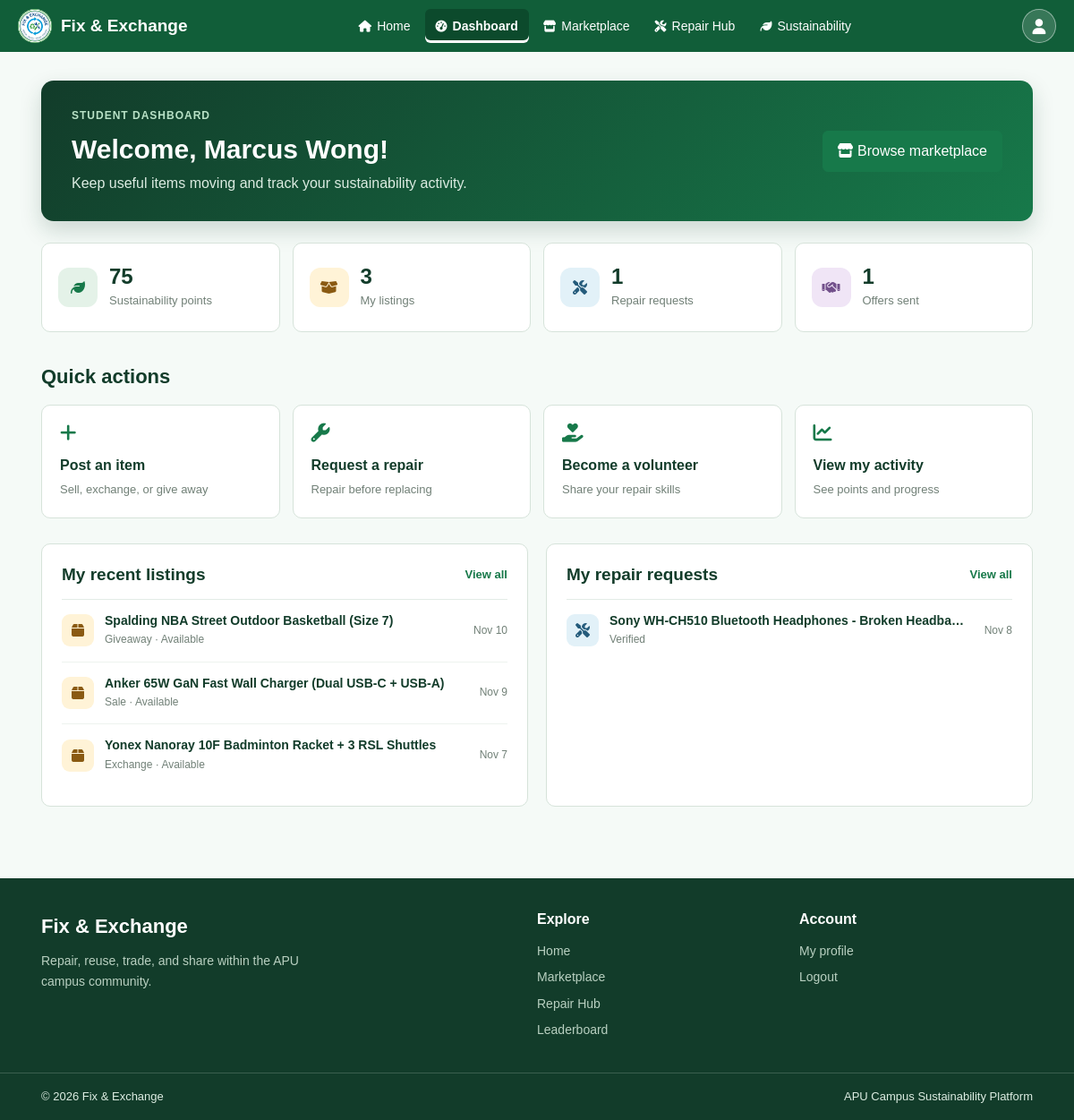
Page /src/account/home.php (signed in) on the earlier database version.
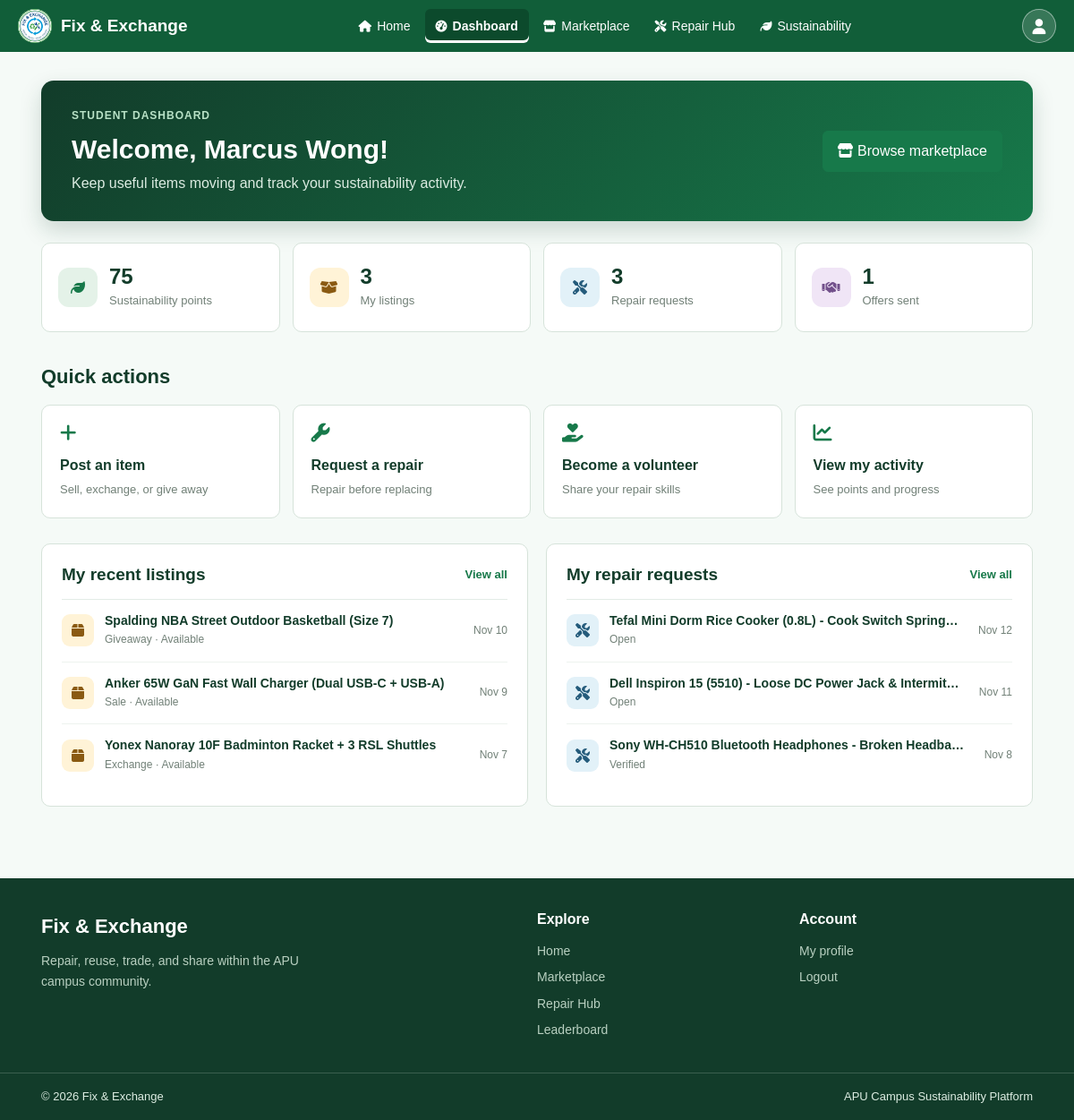
Same page on the later database version.
### tables this page shows
CREATE TABLE IF NOT EXISTS item_listings (
    listing_id INT AUTO_INCREMENT PRIMARY KEY,
    seller_id INT NOT NULL,
    category_id INT NOT NULL,
    title VARCHAR(150) NOT NULL,
    description TEXT NOT NULL,
     
    price DECIMAL(10, 2),
     
    listing_type VARCHAR(20) NOT NULL,
     
    status VARCHAR(20) NOT NULL DEFAULT 'Available',
    created_at DATETIME NOT NULL DEFAULT CURRENT_TIMESTAMP,
    FOREIGN KEY (seller_id) REFERENCES users(user_id),
    FOREIGN KEY (category_id) REFERENCES categories(category_id)
);

CREATE TABLE IF NOT EXISTS repair_requests (
    request_id INT AUTO_INCREMENT PRIMARY KEY,
    requester_id INT NOT NULL,
    category_id INT NOT NULL,
    title VARCHAR(255) NOT NULL,
    problem_description TEXT NOT NULL,
     
    status VARCHAR(20) NOT NULL DEFAULT 'Open',
    created_at DATETIME NOT NULL DEFAULT CURRENT_TIMESTAMP,
    FOREIGN KEY (requester_id) REFERENCES users(user_id),
    FOREIGN KEY (category_id) REFERENCES categories(category_id)
);

### includes/auth-check.php (called while the page is built, shortened)
<?php
function current_user(): ?array
{
    return $_SESSION['user'] ?? null;
}

### src/account/home.php (the view, shortened to what the changed rows need)
<?php
require __DIR__ . '/../../includes/auth-check.php';
$user = current_user();
$userId = (int) $user['user_id'];
$summary = [
    'total_points' => 0,
    'listing_count' => 0,
    'repair_count' => 0,
    'offer_count' => 0,
];
$summaryStatement = mysqli_prepare(
    $conn,
    "SELECT total_points,
            (SELECT COUNT(*) FROM item_listings WHERE seller_id = users.user_id) AS listing_count,
            (SELECT COUNT(*) FROM repair_requests WHERE requester_id = users.user_id) AS repair_count,
            (SELECT COUNT(*) FROM exchange_offers WHERE buyer_id = users.user_id) AS offer_count
     FROM users
     WHERE user_id = ?
     LIMIT 1"
);
if ($summaryStatement) {
    mysqli_stmt_bind_param($summaryStatement, 'i', $userId);
    mysqli_stmt_execute($summaryStatement);
    $sumRes = mysqli_stmt_get_result($summaryStatement);
    if ($sumRes && ($row = mysqli_fetch_assoc($sumRes))) {
        $summary = $row;
    }
}
$recentListings = [];
$listingStatement = mysqli_prepare(
    $conn,
    'SELECT listing_id, title, listing_type, status, created_at
     FROM item_listings
     WHERE seller_id = ?
     ORDER BY created_at DESC
     LIMIT 3'
);
if ($listingStatement) {
    mysqli_stmt_bind_param($listingStatement, 'i', $userId);
    mysqli_stmt_execute($listingStatement);
    $listRes = mysqli_stmt_get_result($listingStatement);
    if ($listRes) {
        $recentListings = mysqli_fetch_all($listRes, MYSQLI_ASSOC);
    }
}
$recentRepairs = [];
$repairStatement = mysqli_prepare(
    $conn,
    'SELECT request_id, title, status, created_at
     FROM repair_requests
     WHERE requester_id = ?
     ORDER BY created_at DESC
     LIMIT 3'
);
if ($repairStatement) {
    mysqli_stmt_bind_param($repairStatement, 'i', $userId);
    mysqli_stmt_execute($repairStatement);
    $repRes = mysqli_stmt_get_result($repairStatement);
    if ($repRes) {
        $recentRepairs = mysqli_fetch_all($repRes, MYSQLI_ASSOC);
    }
}
require __DIR__ . '/../../includes/header.php';
?>
<section class="account-dashboard section">
    <div class="container">
        <div class="dashboard-welcome">
            <div>
                <h1>Welcome, <?= htmlspecialchars($user['full_name'], ENT_QUOTES, 'UTF-8') ?>!</h1>
            </div>
        </div>
        <div class="dashboard-stat-grid">
            <div class="dashboard-stat-card">
                <div><strong><?= (int) $summary['repair_count'] ?></strong><span>Repair requests</span></div>
            </div>
        </div>
        <div class="dashboard-section-heading">
            <h2>Quick actions</h2>
        </div>
        <div class="dashboard-columns">
            <section class="dashboard-panel" aria-labelledby="listings-heading">
                <div class="dashboard-panel-heading">
                    <h2 id="listings-heading">My recent listings</h2>
                </div>
                <?php if (!$recentListings): ?>
                    <p class="dashboard-empty">You have not posted an item yet.</p>
                <?php else: ?>
                    <div class="dashboard-list">
                        <?php foreach ($recentListings as $listing): ?>
                            <a class="dashboard-list-row" href="/fix-and-exchange/src/buyer-seller/item-details.php?listing_id=<?= (int) $listing['listing_id'] ?>" style="text-decoration: none; color: inherit;">
                                <span class="dashboard-row-icon"><i class="fa-solid fa-box" aria-hidden="true"></i></span>
                                <div><strong><?= htmlspecialchars($listing['title'], ENT_QUOTES, 'UTF-8') ?></strong><small><?= htmlspecialchars($listing['listing_type'], ENT_QUOTES, 'UTF-8') ?> &middot; <?= htmlspecialchars($listing['status'], ENT_QUOTES, 'UTF-8') ?></small></div>
                                <time datetime="<?= htmlspecialchars($listing['created_at'], ENT_QUOTES, 'UTF-8') ?>"><?= date('M j', strtotime($listing['created_at'])) ?></time>
                            </a>
                        <?php endforeach; ?>
                    </div>
                <?php endif; ?>
            </section>
            <section class="dashboard-panel" aria-labelledby="repairs-heading">
                <div class="dashboard-panel-heading">
                    <h2 id="repairs-heading">My repair requests</h2>
                </div>
                <?php if (!$recentRepairs): ?>
                    <p class="dashboard-empty">You have not submitted a repair request yet.</p>
                <?php else: ?>
                    <div class="dashboard-list">
                        <?php foreach ($recentRepairs as $repair): ?>
                            <a class="dashboard-list-row" href="/fix-and-exchange/src/repair-requester/request-details.php?request_id=<?= (int) $repair['request_id'] ?>" style="text-decoration: none; color: inherit;">
                                <span class="dashboard-row-icon repair-row-icon"><i class="fa-solid fa-screwdriver-wrench" aria-hidden="true"></i></span>
                                <div><strong><?= htmlspecialchars($repair['title'], ENT_QUOTES, 'UTF-8') ?></strong><small><?= htmlspecialchars($repair['status'], ENT_QUOTES, 'UTF-8') ?></small></div>
                                <time datetime="<?= htmlspecialchars($repair['created_at'], ENT_QUOTES, 'UTF-8') ?>"><?= date('M j', strtotime($repair['created_at'])) ?></time>
                            </a>
                        <?php endforeach; ?>
                    </div>
                <?php endif; ?>
            </section>
        </div>
    </div>
</section>
<?php require __DIR__ . '/../../includes/footer.php'; ?>

Differences in the rows shown:
added repair_requests: title "Tefal Mini Dorm Rice Cooker (0.8L) - Cook Switch Spring…", status "Open", created_at "Nov 12"
added repair_requests: title "Dell Inspiron 15 (5510) - Loose DC Power Jack & Intermit…", status "Open", created_at "Nov 11"
Other differences:
$summary['repair_count']: "1" → "3"
